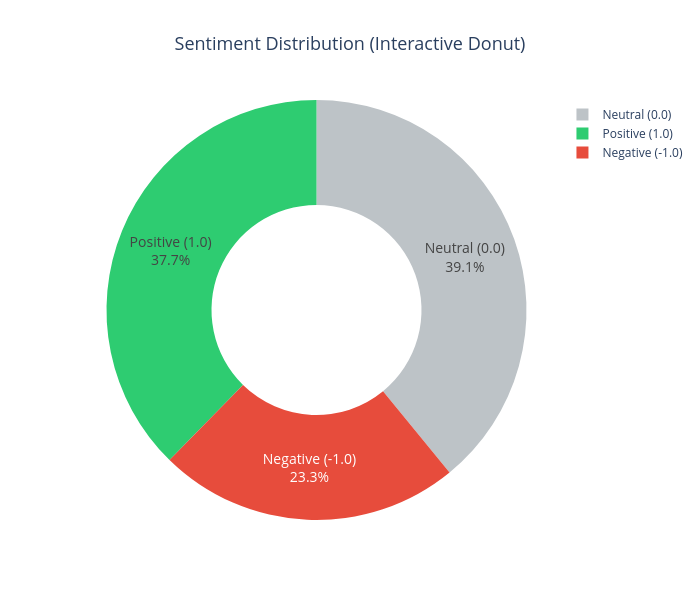

Notebook code cell kept with this figure:
### Code cell
import plotly.graph_objects as go

# Prepare data
sentiment_counts = df['sentiment'].value_counts().reindex([-1.0, 0.0, 1.0], fill_value=0)
labels = ['Negative (-1.0)', 'Neutral (0.0)', 'Positive (1.0)']
values = sentiment_counts.values
colors = ['#e74c3c', '#bdc3c7', '#2ecc71']

# Create donut chart
fig = go.Figure(data=[go.Pie(
    labels=labels,
    values=values,
    hole=0.5,  # makes it a donut
    marker_colors=colors,
    textinfo='percent+label',
    hovertemplate="<b>%{label}</b><br>Count: %{value}<br>Percentage: %{percent}<extra></extra>",
    textfont_size=14
)])

# Update layout
fig.update_layout(
    title={
        'text': "Sentiment Distribution (Interactive Donut)",
        'x': 0.5,
        'xanchor': 'center',
        'font_size': 18
    },
    showlegend=True,
    width=700,
    height=600
)

fig.show()

### Figure 1 — Plotly figure (JSON) as saved in the notebook; plotly's stock layout.template omitted (floating-point values rounded to 4 significant figures)
{"data": [{"hole": 0.5, "hovertemplate": "<b>%{label}</b><br>Count: %{value}<br>Percentage: %{percent}<extra></extra>", "labels": ["Negative (-1.0)", "Neutral (0.0)", "Positive (1.0)"], "marker": {"colors": ["#e74c3c", "#bdc3c7", "#2ecc71"]}, "textfont": {"size": 14}, "textinfo": "percent+label", "type": "pie", "values": [197, 331, 319]}], "layout": {"height": 600, "showlegend": true, "title": {"font": {"size": 18}, "text": "Sentiment Distribution (Interactive Donut)", "x": 0.5, "xanchor": "center"}, "width": 700}}
